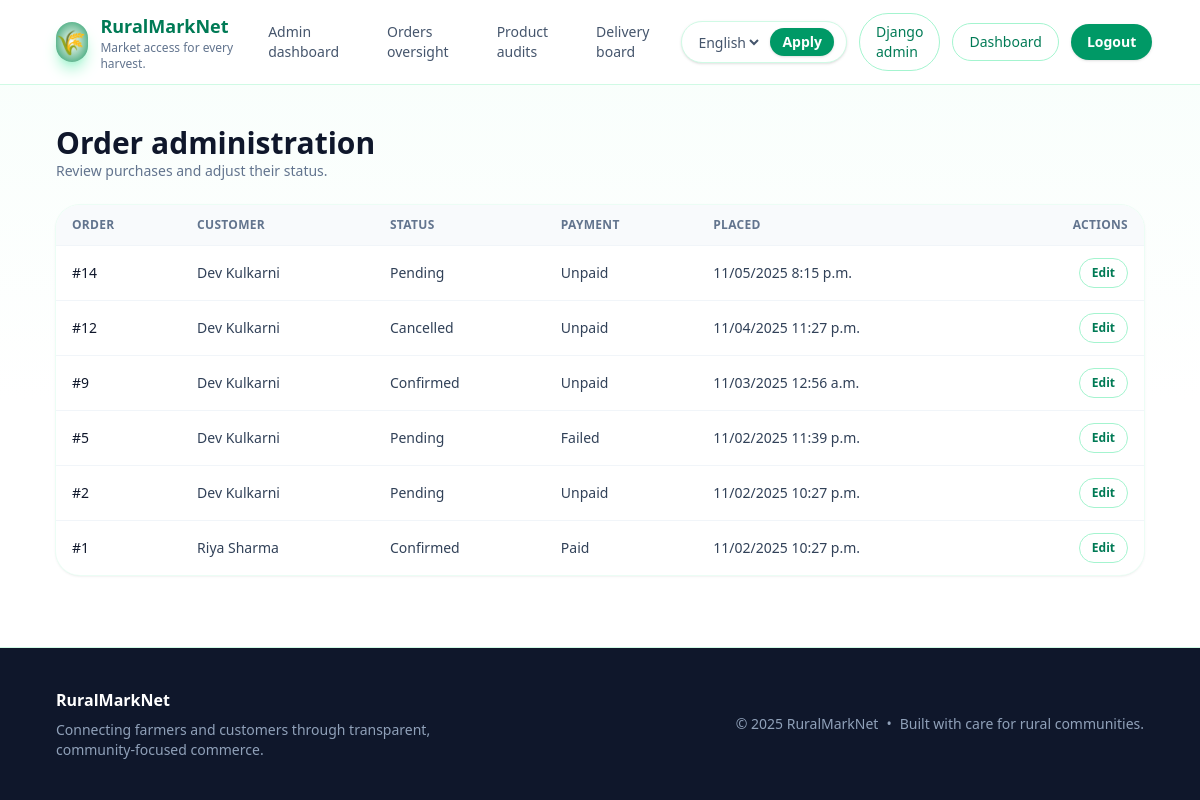
The app's page /orders/admin/orders/ (signed in), older data.
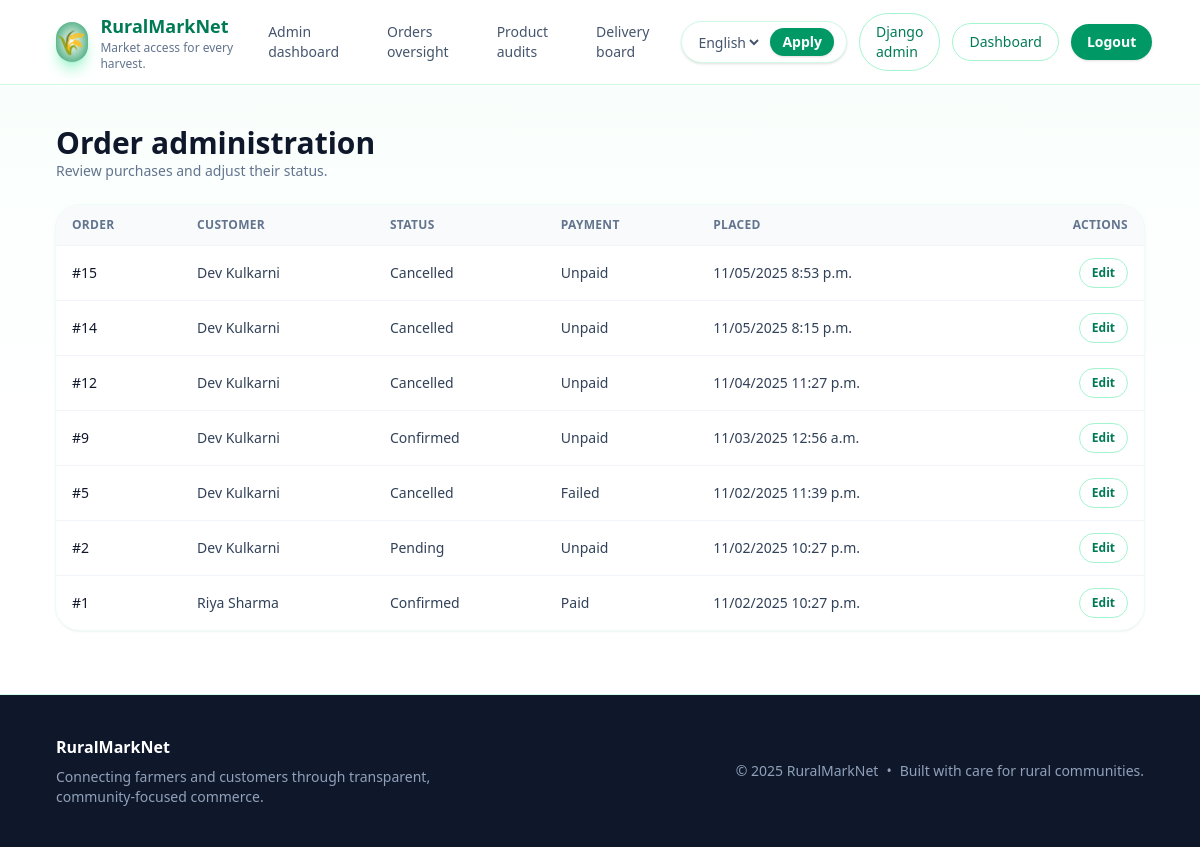
The same page, newer data.
### orders/models.py (models this page shows, shortened)
class Order(models.Model):
    class Status(models.TextChoices):
        CART = "cart", _("Cart")
        PENDING = "pending", _("Pending")
        CONFIRMED = "confirmed", _("Confirmed")
        SHIPPED = "shipped", _("Shipped")
        DELIVERED = "delivered", _("Delivered")
        CANCELLED = "cancelled", _("Cancelled")
    class PaymentStatus(models.TextChoices):
        UNPAID = "unpaid", _("Unpaid")
        PAID = "paid", _("Paid")
        REFUNDED = "refunded", _("Refunded")
        FAILED = "failed", _("Failed")
    customer = models.ForeignKey(
        settings.AUTH_USER_MODEL,
        on_delete=models.CASCADE,
        related_name="orders",
    )
    status = models.CharField(
        max_length=20, choices=Status.choices, default=Status.CART
    )
    payment_status = models.CharField(
        max_length=20, choices=PaymentStatus.choices, default=PaymentStatus.UNPAID
    )
    total_amount = models.DecimalField(max_digits=10, decimal_places=2, default=0)
    delivery_address = models.TextField(blank=True)
    scheduled_date = models.DateField(null=True, blank=True)
    scheduled_window = models.CharField(max_length=50, blank=True)
    notes = models.TextField(blank=True)
    created_at = models.DateTimeField(auto_now_add=True)
    updated_at = models.DateTimeField(auto_now=True)
    class Meta:
        ordering = ["-created_at"]

### accounts/models.py (models this page shows, shortened)
class User(AbstractUser):
    class Roles(models.TextChoices):
        FARMER = "farmer", _("Farmer")
        CUSTOMER = "customer", _("Customer")
        ADMIN = "admin", _("Administrator")
    PREFERRED_LANGUAGE_CHOICES = (
        ("en", _("English")),
        ("hi", _("Hindi")),
        ("mr", _("Marathi")),
    )
    role = models.CharField(
        max_length=20,
        choices=Roles.choices,
        default=Roles.CUSTOMER,
        help_text=_("Determines the level of access within the platform."),
    )
    phone_number = models.CharField(
        max_length=20,
        blank=True,
        help_text=_("Optional contact number for delivery coordination."),
    )
    preferred_language = models.CharField(
        max_length=8,
        choices=PREFERRED_LANGUAGE_CHOICES,
        default="en",
        help_text=_("Preferred language for the interface."),
    )
    address = models.TextField(blank=True)
    accepted_payment_methods = models.JSONField(
        default=None,
        blank=True,
        null=True,
        help_text=_("Payment method codes this farmer chooses to accept."),
    )

### orders/views.py (the view)
# urls.py: path("admin/orders/", AdminOrderListView.as_view(), name="admin-list"),
class AdminOrderListView(AdminRequiredMixin, ListView):
    template_name = "orders/admin_order_list.html"
    context_object_name = "orders"
    paginate_by = 25
    def get_queryset(self):  # type: ignore[override]
        return (
            Order.objects.exclude(status=Order.Status.CART)
            .select_related("customer")
            .prefetch_related("items__product")
            .order_by("-created_at")
        )

### products/forms.py
class ProductFilterForm(forms.Form):
    search = forms.CharField(required=False, label=_("Search"))
    category = forms.ChoiceField(
        required=False,
        choices=[("", _("All categories"))] + list(Product.Categories.choices),
    )
    min_price = forms.DecimalField(required=False, min_value=0, label=_("Min price"))
    max_price = forms.DecimalField(required=False, min_value=0, label=_("Max price"))
    available = forms.BooleanField(required=False, initial=True, label=_("In stock"))

### accounts/mixins.py (called while the page is built)
    def test_func(self) -> bool:  # noqa: D401
        request = getattr(self, "request", None)
        user = getattr(request, "user", None)
        return bool(
            getattr(user, "is_authenticated", False)
            and (getattr(user, "is_staff", False) or getattr(user, "is_superuser", False))
        )

### products/context_processors.py (called while the page is built)
def product_filters(request):
    return {
        "product_filter_form": ProductFilterForm(request.GET or None),
        "product_categories": Product.Categories.choices,
    }

### orders/templates/orders/admin_order_list.html (shortened to what this page needs)
{% extends "base.html" %}
{% load i18n %}
{% block content %}
<section class="space-y-6">
    <header class="flex flex-col gap-2 md:flex-row md:items-center md:justify-between">
        <div>
            <h1 class="text-3xl font-semibold text-slate-900">{% trans "Order administration" %}</h1>
            <p class="text-sm text-slate-500">{% trans "Review purchases and adjust their status." %}</p>
        </div>
    </header>
    <div class="overflow-hidden rounded-3xl bg-white shadow-sm ring-1 ring-emerald-50">
        <table class="min-w-full divide-y divide-slate-100 text-left text-sm text-slate-700">
            <thead class="bg-slate-50 text-xs font-semibold uppercase tracking-wide text-slate-500">
                <tr>
                    <th class="px-4 py-3">{% trans "Order" %}</th>
                    <th class="px-4 py-3">{% trans "Customer" %}</th>
                    <th class="px-4 py-3">{% trans "Status" %}</th>
                    <th class="px-4 py-3">{% trans "Payment" %}</th>
                    <th class="px-4 py-3">{% trans "Placed" %}</th>
                    <th class="px-4 py-3 text-right">{% trans "Actions" %}</th>
                </tr>
            </thead>
            <tbody class="divide-y divide-slate-100">
                {% for order in orders %}
                    <tr class="hover:bg-emerald-50/40">
                        <td class="px-4 py-3 font-medium text-slate-900">#{{ order.pk }}</td>
                        <td class="px-4 py-3">
                            {{ order.customer.get_full_name|default:order.customer.username }}
                        </td>
                        <td class="px-4 py-3">
                            {{ order.get_status_display }}
                        </td>
                        <td class="px-4 py-3">
                            {{ order.get_payment_status_display }}
                        </td>
                        <td class="px-4 py-3">
                            {{ order.created_at|date:"SHORT_DATETIME_FORMAT" }}
                        </td>
                        <td class="px-4 py-3 text-right">
                            <a href="{% url 'portal-admin:orders-update' order.pk %}" class="inline-flex items-center gap-2 rounded-full border border-emerald-200 px-3 py-1.5 text-xs font-semibold text-emerald-700 transition hover:border-emerald-300 hover:bg-emerald-50">{% trans "Edit" %}</a>
                        </td>
                    </tr>
                {% empty %}
                    <tr>
                        <td colspan="6" class="px-4 py-10 text-center text-sm text-slate-500">{% trans "No orders found." %}</td>
                    </tr>
                {% endfor %}
            </tbody>
        </table>
    </div>
</section>
{% endblock %}

Row changes from the older to the newer data that the page shows:
now on this page (row edited): Order: pk "15", customer.get_full_name "Dev Kulkarni", status "Cancelled", payment_status "Unpaid", created_at "11/05/2025 8:53 p.m."
changed Order id 14: status "Pending" → "Cancelled"
changed Order "Failed": status "Pending" → "Cancelled"
